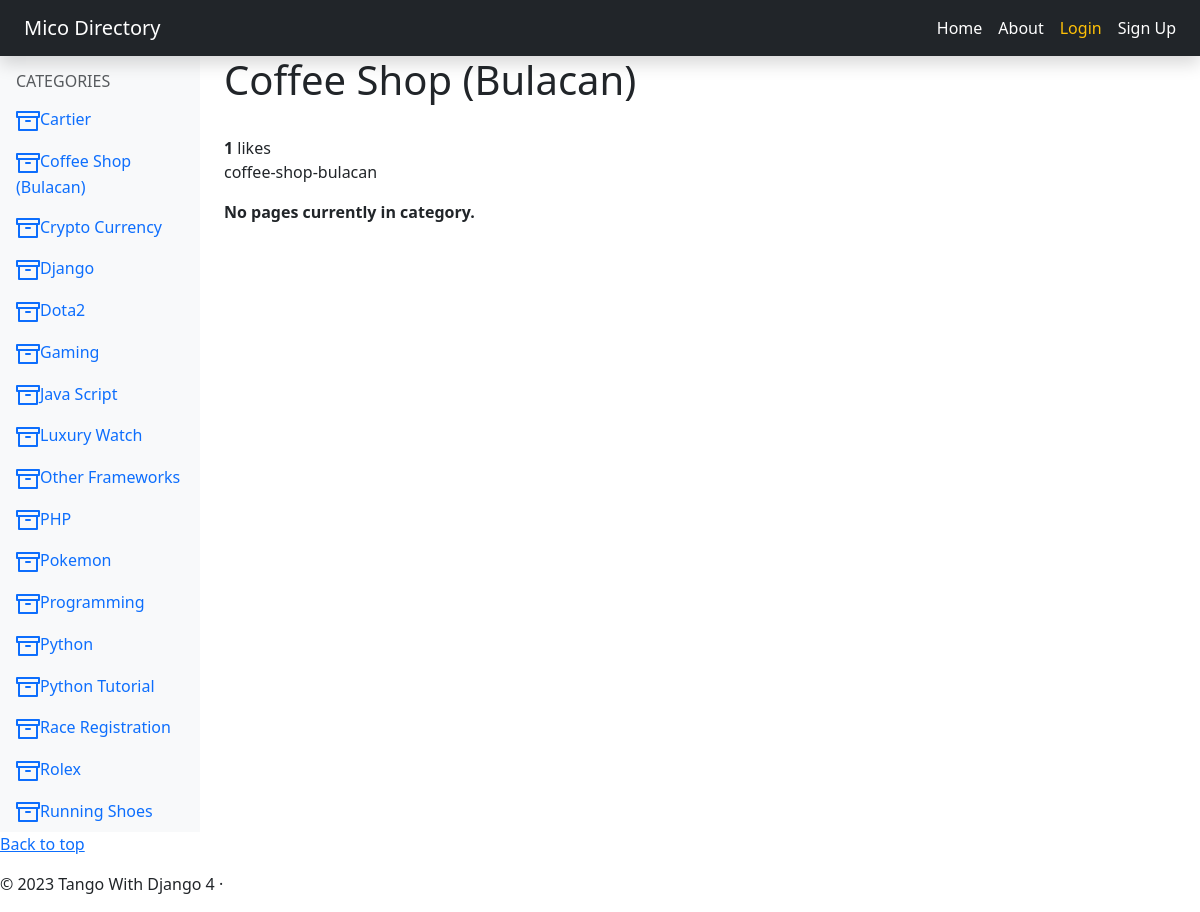
/rango/category/coffee-shop-bulacan/, run on the app's committed database.
### rango/models.py (models this page shows, shortened)
class Category(models.Model):
    name = models.CharField(max_length=128, unique=True)
    views = models.IntegerField(default=0)
    likes = models.IntegerField(default=0)
    slug = models.SlugField(unique=True)
    date_added = models.DateTimeField(default=timezone.now)
    class Meta:
        verbose_name_plural = 'Categories'

### rango/views.py (the view, shortened to what this page needs)
class ShowCategoryView(View):
    def get_category(self, category_name_slug):
        try:
            return Category.objects.get(slug=category_name_slug)
        except Category.DoesNotExist:
            return None
    def get(self, request, category_name_slug):
        category = self.get_category(category_name_slug)
        context_dict = {
            'category': category,
            'pages': None,
            'result_list': [],
            'query': ''
        }
        if category:
            pages = Page.objects.filter(category=category).order_by('-views')
            context_dict['pages'] = pages
        return render(request, 'rango/category.html', context=context_dict)

### rango/templatetags/rango_template_tags.py (called while the page is built)
@register.inclusion_tag('rango/categories.html', takes_context=True)
def get_category_list(context, current_category=None):
    return {
        'categories': Category.objects.order_by('name'),
        'current_category': current_category,
        'user': context['user']
            }

### rango/templates/rango/category.html (shortened to what this page needs)
    {% extends 'rango/base.html' %}
    {% load static %}
    {% block body_block %}
        {% if category %}
            <h1>{{ category.name }}</h1><br />
            <div>
                <strong id="like_count">{{ category.likes }}</strong> likes
            </div>
            <p>{{ category.slug }}</p>
            <div id="page-listing">
                {% if pages %}
                    <ul>
                        {% for page in pages %}
                            <li>
                                <a href="{% url 'rango:goto' %}?page_id={{page.id}}">
                                {{ page.title }}
                                </a>
                                ({{ page.views }}
                                {% if page.views == 1 %}
                                    view
                                {% else %}
                                    views
                                {% endif %}
                                )
                                {% if user.is_authenticated %}
                                    <a href="{% url 'rango:save_bookmark' %}?page_id={{ page.id }}"
                                    class="btn btn-outline-primary btn-sm ms-2">
                                        Save
                                    </a>
                                    <a href="{% url 'rango:report_broken_link' page.id %}"
                                    class="btn btn-outline-danger btn-sm ms-2">
                                        Report
                                    </a>
                                {% endif %}
                            </li>
                        {% endfor %}
                    </ul>
                {% else %}
                    <strong>No pages currently in category.</strong>
                {% endif %}
            </div>
        {% else %}
            <h1>Category not found.</h1>
        {% endif %}
    {% endblock %}

### rango/templates/rango/categories.html
<ul class="nav flex-column">
{% if categories %}
    {% for c in categories %}
        {% if c == current_category %}
            <li class="nav-item">
                <a class="nav-link activate"
                    href="{% url 'rango:show_category' c.slug %}">
                       <span data-feather="archive"></span>{{ c.name }}
                </a>
            </li>
        {% else %}
            <li class="nav-item">
                <a class="nav-link"
                    href="{% url 'rango:show_category' c.slug %}">
                    <span data-feather="archive"></span>{{ c.name }}
                </a>
            </li>
        {% endif %}
    {% endfor %}
{% else %}
    <li class="nav-item">
        There are no categories present.
    </li>
{% endif %}
</ul>

### data on the page
Category: name "Cartier"
Category: name "Coffee Shop (Bulacan)", likes "1", slug "coffee-shop-bulacan"
Category: name "Crypto Currency"
Category: name "Django"
Category: name "Dota2"
Category: name "Gaming"
Category: name "Java Script"
Category: name "Luxury Watch"
Category: name "Other Frameworks"
Category: name "PHP"
Category: name "Pokemon"
Category: name "Programming"
Category: name "Python"
Category: name "Python Tutorial"
Category: name "Race Registration"
Category: name "Rolex"
Category: name "Running Shoes"
